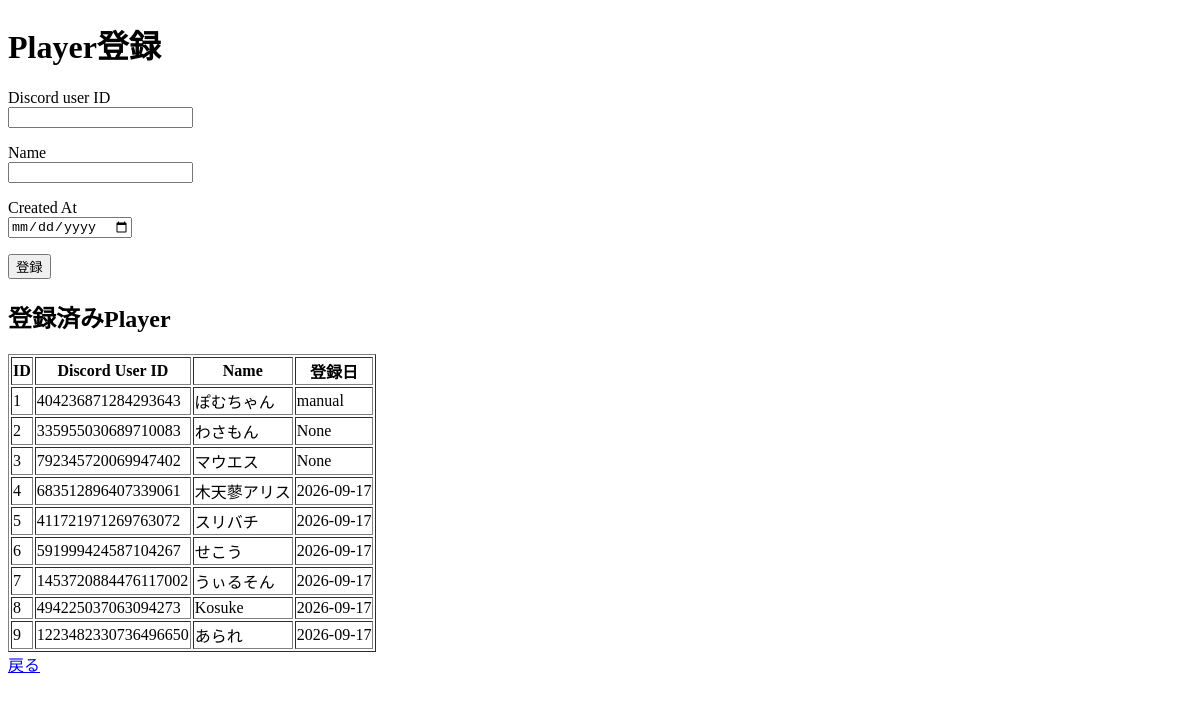
Page /player on the earlier database version.
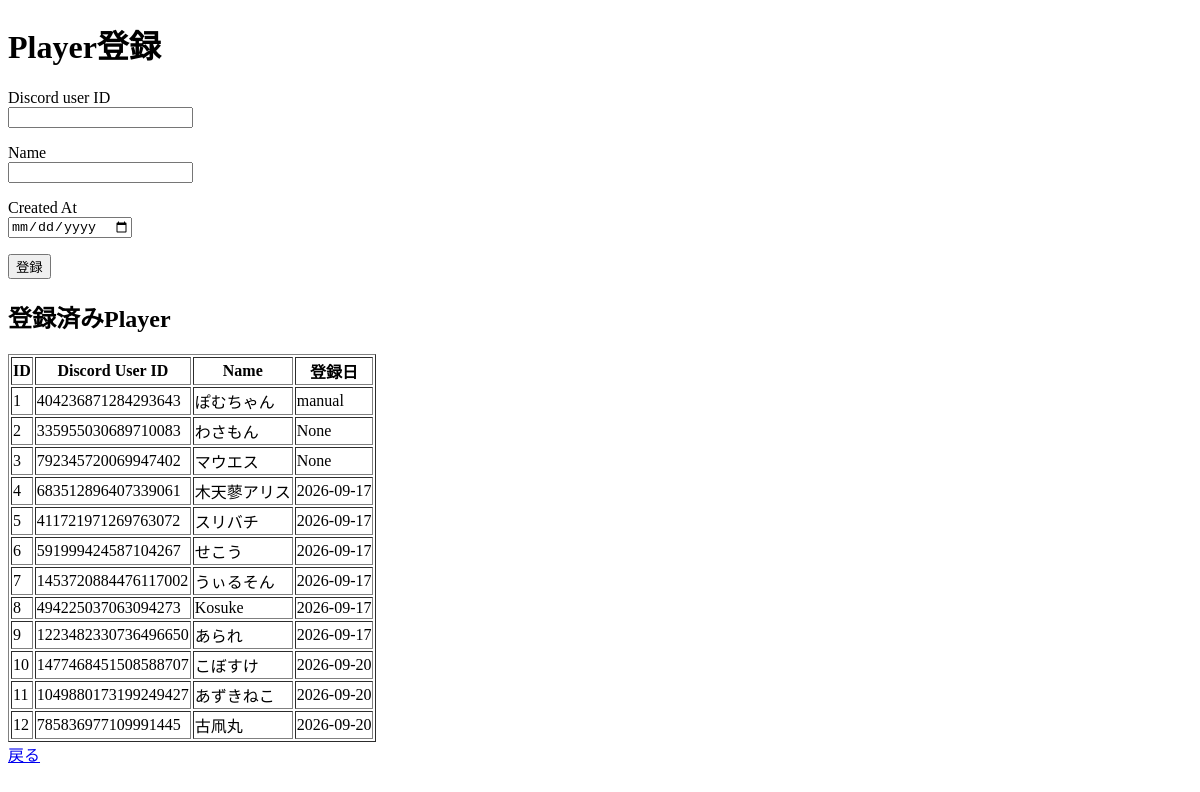
Same page on the later database version.
### tables this page shows
CREATE TABLE players (
    id INTEGER PRIMARY KEY,

    discord_user_id TEXT UNIQUE NOT NULL,

    name TEXT NOT NULL,

    created_at TEXT
);

### app/insert_app.py (the view, shortened to what this page needs)
@app.route("/player", methods=["GET", "POST"])
def player():
    conn = get_connection()
    players = conn.execute("""
        SELECT *
        FROM players
        ORDER BY id
    """).fetchall()
    conn.close()
    return render_template(
        "player_form.html",
        players=players
    )

### app/insert_app.py (called while the page is built)
def get_connection():
    conn = sqlite3.connect(DB_PATH)
    conn.row_factory = sqlite3.Row
    return conn

### app/templates/player_form.html (shortened to what this page needs)
<!DOCTYPE html>
<html lang="ja">
<head>
</head>
<body>
<h1>Player登録</h1>
<form method="post">
    <p>
        Discord user ID<br>
        <input type="text" name="discord_user_id" required>
    </p>
    <p>
        Name<br>
        <input type="text" name="name" required>
    </p>
    <p>
        Created At<br>
        <input type="date" name="created_at" required>
    </p>
    <button type="submit">
        登録
    </button>
</form>
<h2>登録済みPlayer</h2>
<table border="1">
    <tr>
        <th>ID</th>
        <th>Discord User ID</th>
        <th>Name</th>
        <th>登録日</th>
    </tr>
    {% for p in players %}
    <tr>
        <td>{{ p.id }}</td>
        <td>{{ p.discord_user_id }}</td>
        <td>{{ p.name }}</td>
        <td>{{ p.created_at }}</td>
    </tr>
    {% endfor %}
</table>
<a href="/">戻る</a>
</body>
</html>

Differences in the rows shown:
added players: id "10", discord_user_id "1477468451508588707", name "こぼすけ", created_at "2026-09-20"
added players: id "11", discord_user_id "1049880173199249427", name "あずきねこ", created_at "2026-09-20"
added players: id "12", discord_user_id "785836977109991445", name "古凧丸", created_at "2026-09-20"
